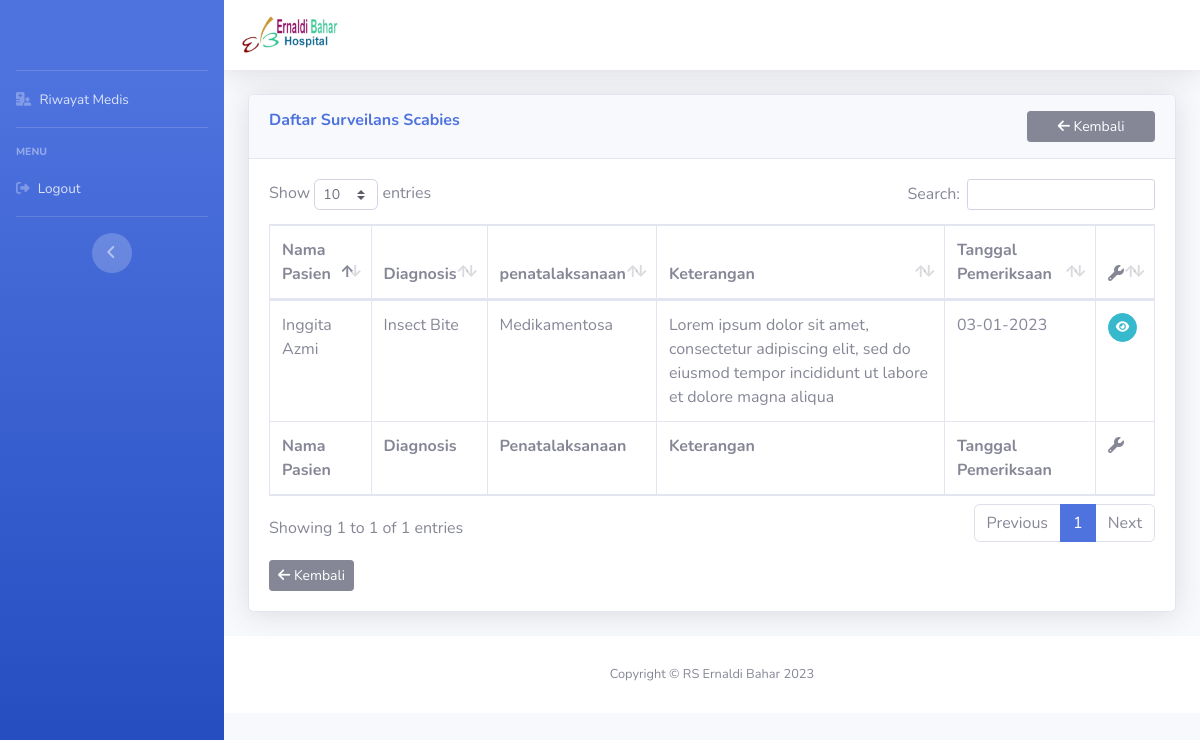
Page /perawat/detailScabies/Scabies on the committed database.
### tables this page shows
CREATE TABLE `scabies` (
  `id` int(11) NOT NULL,
  `nama_pasien` varchar(128) NOT NULL,
  `jenis_surveilans` varchar(128) NOT NULL,
  `diagnosis` varchar(128) NOT NULL,
  `penatalaksanaan` varchar(128) NOT NULL,
  `keterangan` text NOT NULL,
  `tgl_pemeriksaan` date NOT NULL,
  `hand_hygiene` varchar(128) NOT NULL
);

### application/controllers/Perawat.php (called while the page is built, shortened)
<?php
class Perawat extends CI_Controller
{
    public function __construct()
    {
        $this->load->model('Dashboard_m');
        $this->load->model('Perawat_m');
        $this->load->helper('url');
    }
    public function detailScabies($nama_ruangan)
    {
        $where = array('jenis_surveilans' => $nama_ruangan);
        $data['scabies'] = $this->Dashboard_m->seeRuangan($where, 'scabies')->result_array();
        $this->load->view('template/dashboard_header');
        $this->load->view('perawat/home-scabies', $data);
        $this->load->view('template/dashboard_footer');
    }
}

### index.php (called while the page is built, shortened)
<?php
require_once BASEPATH.'core/CodeIgniter.php';

### application/models/Dashboard_m.php (called while the page is built, shortened)
<?php
class Dashboard_m extends CI_Model
{
    public function seeRuangan($where, $table)
    {
        return $this->db->get_where($table, $where);
    }
}

### application/views/perawat/home-scabies.php (the view, shortened to what this page needs)
<div class="container-fluid">
    <div class="card shadow mb-4">
        <div class="card-header py-3">
            <div class="row">
                <div class="col-md-10">
                    <h6 class="m-0 font-weight-bold text-primary">Daftar Surveilans Scabies</h6>
                </div>
                <div class="col-md-2">
                    <a href="<?= base_url('perawat') ?>" class="btn btn-sm btn-block btn-secondary"><i class="fa-solid fa-arrow-left"></i> Kembali</a>
                </div>
            </div>
        </div>
        <div class="card-body">
            <div class="table-responsive">
                <table class="table table-bordered" id="dataTable" width="100%" cellspacing="0">
                    <thead>
                        <tr>
                            <th>Nama Pasien</th>
                            <th>Diagnosis</th>
                            <th>penatalaksanaan</th>
                            <th>Keterangan</th>
                            <th>Tanggal Pemeriksaan</th>
                            <th><i class="fa-solid fa-wrench"></i></th>
                        </tr>
                    </thead>
                    <tfoot>
                        <tr>
                            <th>Nama Pasien</th>
                            <th>Diagnosis</th>
                            <th>Penatalaksanaan</th>
                            <th>Keterangan</th>
                            <th>Tanggal Pemeriksaan</th>
                            <th><i class="fa-solid fa-wrench"></i></th>
                        </tr>
                    </tfoot>
                    <tbody>
                        <?php
                        foreach ((array) $scabies as $p) :
                        ?>
                            <tr>
                                <td><?= $p['nama_pasien'] ?></td>
                                <td><?= $p['diagnosis'] ?></td>
                                <td><?= $p['penatalaksanaan'] ?></td>
                                <td><?= $p['keterangan'] ?></td>
                                <td><?= date('d-m-Y', strtotime($p['tgl_pemeriksaan'])) ?></td>
                                <td>
                                    <a href="<?= base_url('perawat/seeScabies/' . $p['id']); ?>" class="btn btn-sm btn-info btn-circle"><i class="fa-solid fa-eye"></i></a>
                                </td>
                            </tr>
                        <?php endforeach; ?>
                    </tbody>
                </table>
                <a href="<?= base_url('perawat') ?>" class="btn btn-sm btn-secondary mt-3"><i class="fa-solid fa-arrow-left"></i> Kembali</a>
            </div>
        </div>
    </div>
</div>

### rows in the picture
scabies: nama_pasien "Inggita Azmi", diagnosis "Insect Bite", penatalaksanaan "Medikamentosa", keterangan "Lorem ipsum dolor sit amet, consectetur adipiscing elit, sed do eiusmod tempor incididunt ut labore et dolore magna aliqua", tgl_pemeriksaan "03-01-2023"
